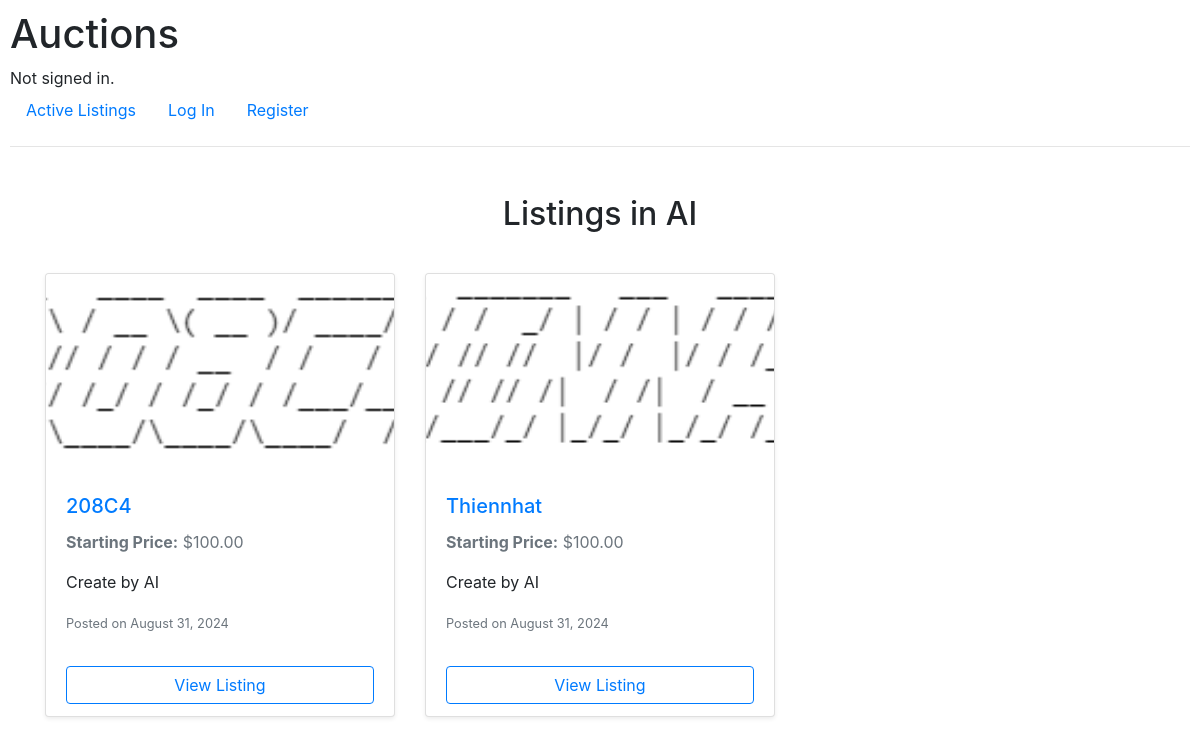
The app's page /categories/AI/ with its own data.
### auctions/models.py (models this page shows, shortened)
class Category(models.Model):
    name = models.CharField(max_length=64)

class Auction_Listing(models.Model):
    title = models.CharField(max_length=64)
    image = models.ImageField(upload_to='images/', blank=True)
    description = models.TextField()
    starting_bid = models.DecimalField(max_digits=10, decimal_places=2)
    category = models.ManyToManyField(Category, blank=True)
    created_at = models.DateField(auto_now_add=True)
    user = models.ForeignKey(User, on_delete=models.CASCADE)
    winner = models.ForeignKey(User, on_delete=models.SET_NULL, null=True, blank=True, related_name='won_listings')
    is_active = models.BooleanField(default=True)

### auctions/views.py (the view)
# urls.py: path("categories/<str:category_name>/", views.category_listings, name="category_listings"),
def category_listings(request, category_name):
    category = get_object_or_404(Category, name=category_name)
    listings = Auction_Listing.objects.filter(category=category, is_active=True)
    return render(request, "auctions/category_listings.html", {
        "category": category,
        "listings": listings
    })

### auctions/templates/auctions/category_listings.html (shortened to what this page needs)
{% extends "auctions/layout.html" %}
{% block body %}
<div class="container mt-5">
    <h2 class="text-center my-4">Listings in {{ category.name }}</h2>
    {% if listings %}
        <div class="row row-cols-1 row-cols-md-2 row-cols-lg-3 g-4">
            {% for listing in listings %}
                <div class="col mt-3">
                    <div class="card h-100 shadow-sm">
                        {% if listing.image %}
                            <img src="{{ listing.image.url }}"
                                 class="card-img-top img-fluid rounded"
                                 alt="{{ listing.title }}"
                                 style="height: 200px; object-fit: cover; width: 100%;">
                        {% endif %}
                        <div class="card-body d-flex flex-column">
                            <h5 class="card-title text-primary">
                                <a href="{% url 'listing' listing.id %}" class="text-decoration-none">{{ listing.title }}</a>
                            </h5>
                            <p class="card-text text-muted">
                                <strong>Starting Price:</strong> ${{ listing.starting_bid }}
                            </p>
                            <p class="card-text">{{ listing.description|truncatewords:20 }}</p>
                            <p class="card-text text-muted">
                                <small>Posted on {{ listing.created_at|date:"F j, Y" }}</small>
                            </p>
                        </div>
                        <div class="card-footer bg-transparent border-0 d-flex justify-content-between align-items-center">
                            <a href="{% url 'listing' listing.id %}" class="btn btn-outline-primary w-100">View Listing</a>
                        </div>
                    </div>
                </div>
            {% endfor %}
        </div>
    {% else %}
        <div class="alert alert-info text-center mt-4" role="alert">
            No listings available in this category.
        </div>
    {% endif %}
</div>
{% endblock %}

### auctions/static/auctions/styles.css (style rules this page uses)
body { padding: 10px; }

### records on screen
Category: name "AI"
Auction_Listing: image (picture), title "208C4", starting_bid "100.00", description "Create by AI", created_at "August 31, 2024"
Auction_Listing: image (picture), title "Thiennhat", starting_bid "100.00", description "Create by AI", created_at "August 31, 2024"
